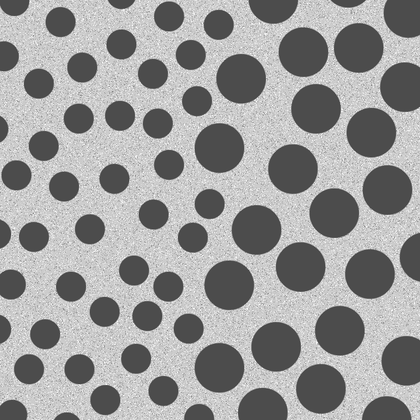
%> input picture Morphological image processing/imgs/blobs.tif, 420 x 420 px, shrunk from 600 x 600 before the run
$ octave boundaryDetectionForBlobs.m   (GNU Octave 9; MATLAB toolbox functions it lacks are replaced by stand-ins)
%> lines starting %> are read from the running program, lines starting %| are printed output that depends on the picture; in (x1, y1, x2, y2) boxes, pixels count from 0 and x2, y2 are one past the last pixel; in counts of white or black regions, pixels touching at a corner belong together; the program's own positions count from 1
%% Question 3
clear all;
clc;

% read the images
bw_blobs = imread('imgs/blobs.tif');
%> bw_blobs is the input picture: size 420x420 uint8; min 63, max 255, mean 153.6

% structuring element for small blobs
small_SE = strel('disk',30, 8);
% closing process: dilation followed by erosion
dilate_small = imdilate(bw_blobs, small_SE);
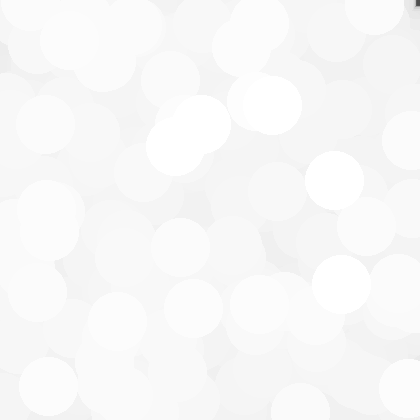
%> dilate_small: size 420x420 uint8; min 76, max 255, mean 248.6
close_small = imerode(dilate_small, small_SE);

% structuring element for large blobs
large_SE = strel('disk', 76, 8);
% opening process: erosion followed by dilation
erode_large = imerode(close_small, large_SE);
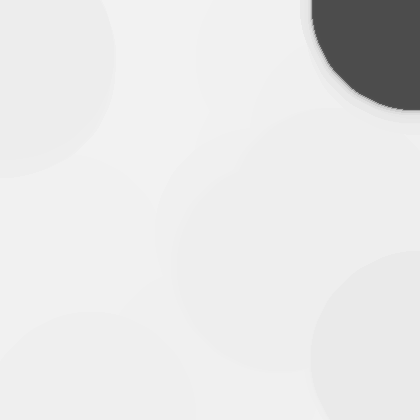
%> erode_large: size 420x420 uint8; min 76, max 242, mean 229.8
open_large = imdilate(erode_large, large_SE);

% binary image
binary_image = imbinarize(open_large);
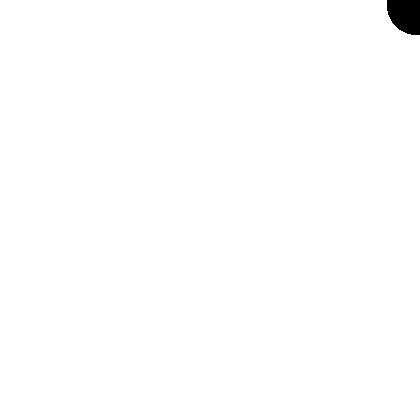
%> binary_image: size 420x420 logical; 99.5% white; 1 black region, box (x1, y1, x2, y2) and area: (387, 0, 420, 35) 968

[r,c] = size(binary_image);
%> r = 420; c = 420
result_image = bw_blobs;

% Threshold the image. So we can create a boundary between the large blobs
% and small blobs. We have found the separation using closing and opening
% methods. We binarised the image so values are 0 or 1. Using this image,
% if the value changes from 0 to 1 then we know that's the boundary. Hence
% we assign the white intensity there (i.e. value of 255 for white pixel intensity)
for i=1:r
    value = 1;
    for j=1:c
        if (binary_image(i,j) == 0 && value == 1)
            result_image(i,j-1:j+1) = 255; % assign white colour to the boundary pixels
            value = 0;
        end
    end
end
%> result_image: size 420x420 uint8; 0.06% of pixels changed, all inside (x1, y1, x2, y2) = (386, 0, 413, 35)

% display the results
figure,
imshow(result_image);
sgtitle("Small and Large Blobs Seperated By Boundary");
